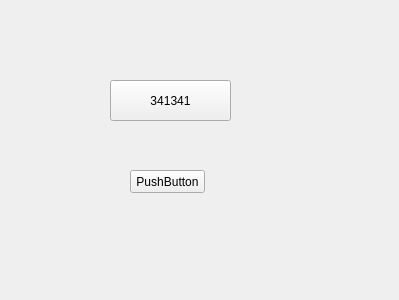
<?xml version="1.0" encoding="UTF-8"?>
<ui version="4.0">
 <class>FMAccountWidget</class>
 <widget class="QWidget" name="FMAccountWidget">
  <property name="geometry">
   <rect>
    <x>0</x>
    <y>0</y>
    <width>399</width>
    <height>300</height>
   </rect>
  </property>
  <property name="windowTitle">
   <string>Form</string>
  </property>
  <widget class="QPushButton" name="pushButton">
   <property name="geometry">
    <rect>
     <x>130</x>
     <y>170</y>
     <width>75</width>
     <height>23</height>
    </rect>
   </property>
   <property name="text">
    <string>PushButton</string>
   </property>
  </widget>
  <widget class="QToolButton" name="toolButton">
   <property name="geometry">
    <rect>
     <x>110</x>
     <y>80</y>
     <width>121</width>
     <height>41</height>
    </rect>
   </property>
   <property name="text">
    <string>341341</string>
   </property>
  </widget>
 </widget>
 <resources/>
 <connections/>
</ui>
